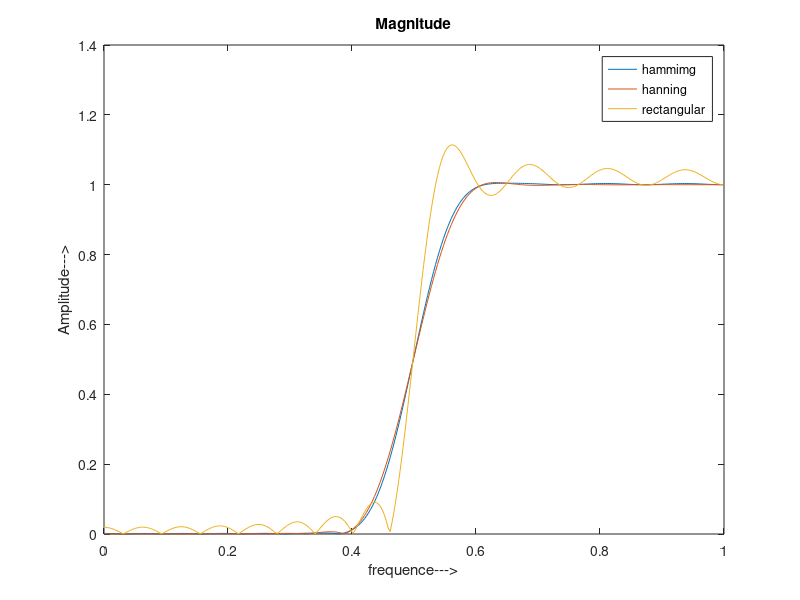
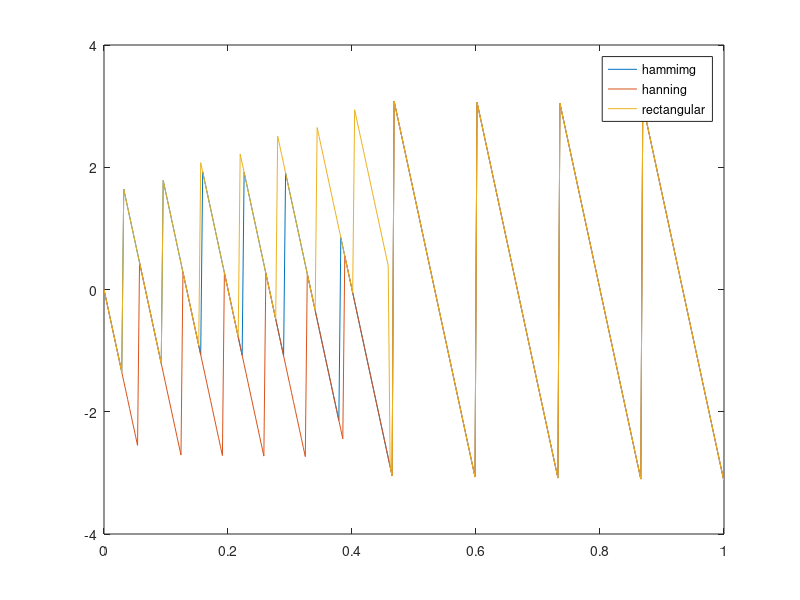

The MATLAB script that drew these images, in order:
clc;
close all;
N=31;
wc=0.5*pi;
A=fir1(N-1,wc/pi,'high',hamming(N));
w=0:0.01:pi;
h=freqz(A,1,w);
A1=fir1(N-1,wc/pi,'high',hanning(N));
w=0:0.01:pi;
h1=freqz(A1,1,w);
A2=fir1(N-1,wc/pi,'high',rectwin(N));
w=0:0.01:pi;
h2=freqz(A2,1,w);
plot(w/pi,abs(h));
hold on;
plot(w/pi,abs(h1));
plot(w/pi,abs(h2));
legend('hammimg','hanning','rectangular');
xlabel('frequence--->');
ylabel('Amplitude--->');
title('Magnitude');

figure(2);
plot(w/pi,angle(h));
hold on;
plot(w/pi,angle(h1));
plot(w/pi,angle(h2));
legend('hammimg','hanning','rectangular');
